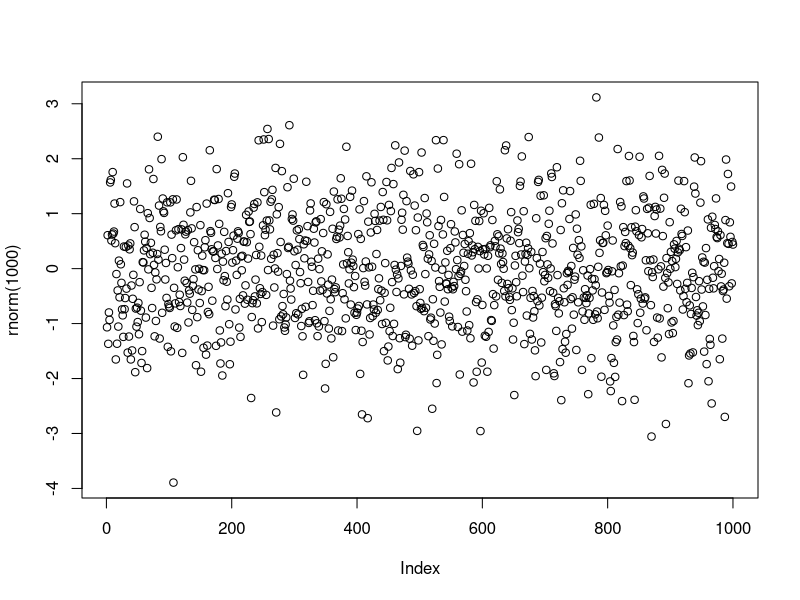
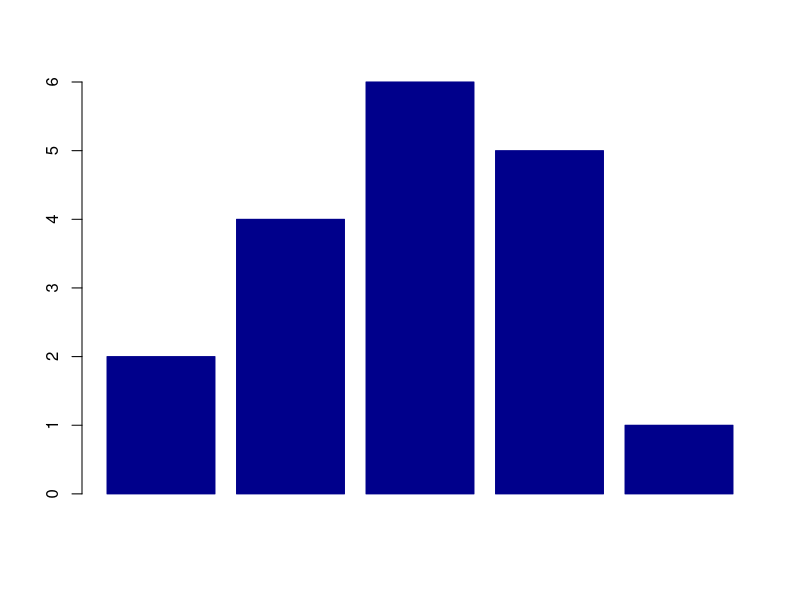

Generate these figures, in order, with R:
## ---- chunk 1
knitr::opts_chunk$set(echo = TRUE)
knitr::opts_chunk$set(dev = 'svg')
## ---- chunk 2

plot(rnorm(1000))

## ---- chunk 3

barplot(c(2,4,6,5,1), col="#00008B", border = "#00008B")

